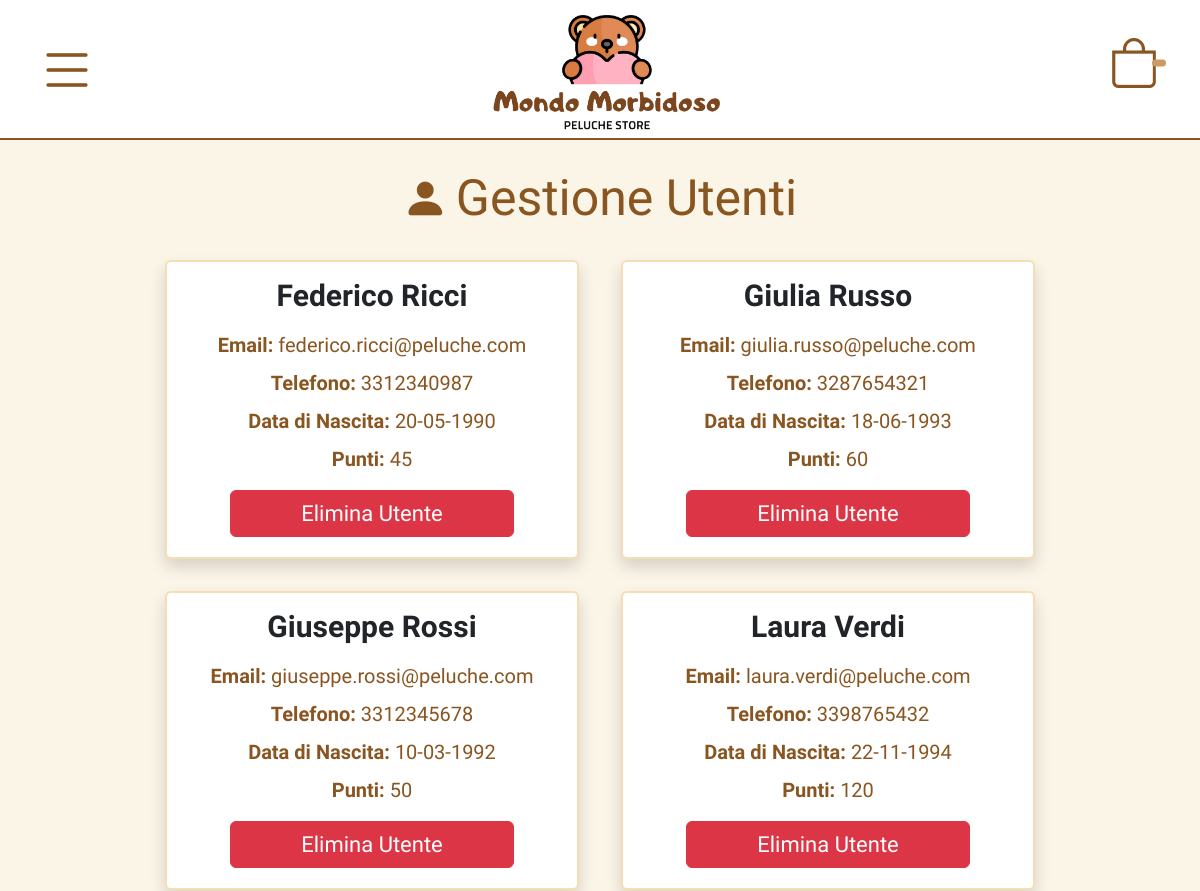
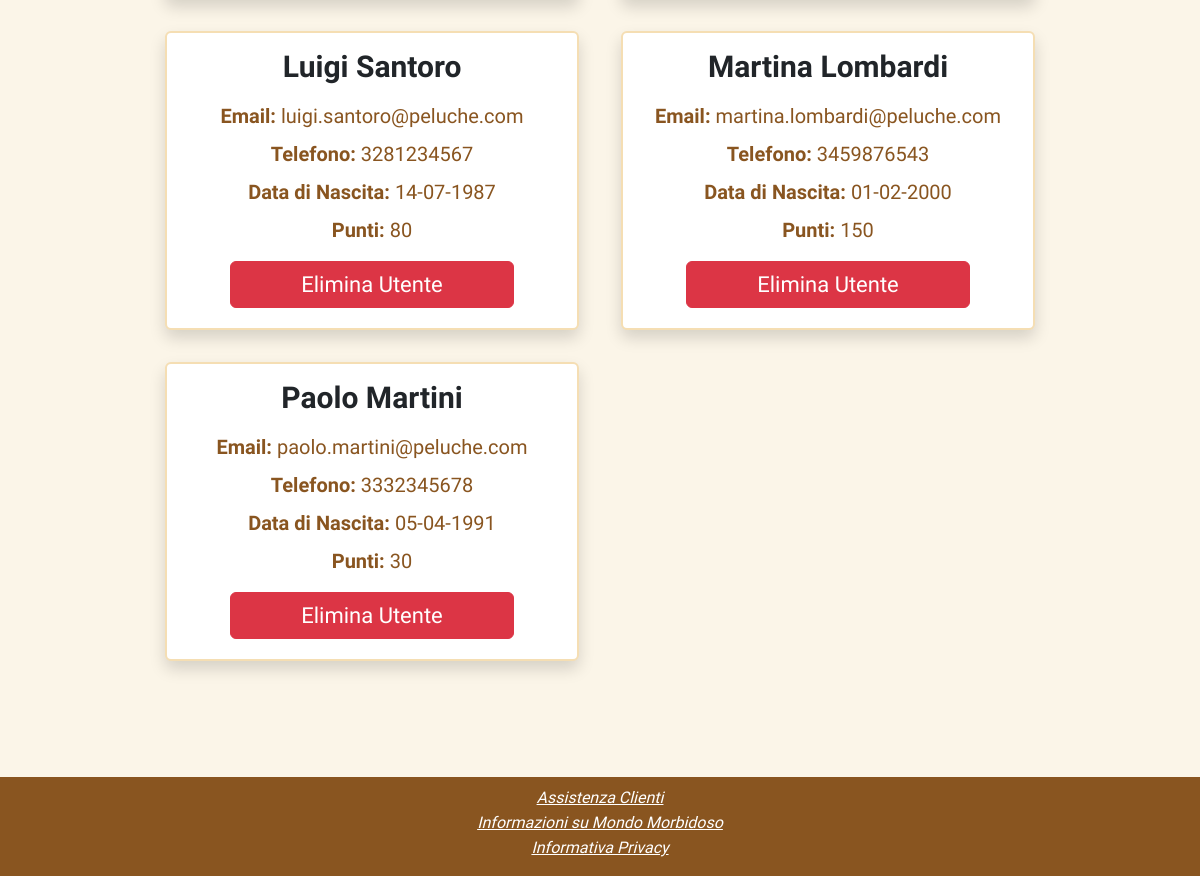
The page /php/gestioneAccount.php on the database its author committed (2 pictures, top to bottom).
### tables this page shows
create table UTENTE (
     E_mail VARCHAR(100) not null,
     Nome VARCHAR(50) not null,
     Cognome VARCHAR(50) not null,
     Numero_telefono VARCHAR(15),
     Data_di_nascita DATE default null,
     Password VARCHAR(255) not null,
     Punti INT not null default 0,
     Admin BOOLEAN not null default false,
     primary key (E_mail));

### php/gestioneAccount.php (called while the page is built, shortened)
<?php
require_once("bootstrap.php");
$utenti = $dbhost->getAllUtentiNonAdmin();
require("../template/base.php");
?>

### db/database.php (called while the page is built, shortened)
<?php
class DatabaseHelper {
    private $db;
    public function __construct($servername, $username, $password, $dbname, $port) {
        $this->db = new mysqli($servername, $username, $password, $dbname, $port);
    }
    public function getAllUtentiNonAdmin() {
        $query = "SELECT * FROM utente WHERE Admin = 0";
        $stmt = $this->db->prepare($query);
        $stmt->execute();
        $result = $stmt->get_result();
        return $result->fetch_all(MYSQLI_ASSOC);
    }
}
?>

### php/bootstrap.php (called while the page is built, shortened)
<?php
require_once("../utilities/functions.php");
require_once("../db/database.php");
$dbhost = new DatabaseHelper("localhost", "root", "", "morbidoso", 3306);
?>

### utilities/functions.php (called while the page is built, shortened)
<?php
function getFormattedDate($data) {
    return DateTime::createFromFormat('Y-m-d', $data)->format('d-m-Y');
}
?>

### template/gestioneAccountC.php (the view)
<div class="container mt-4 ps-4 pe-4 cont-accounts">
    <div class="d-flex align-items-center justify-content-center">
        <span class="bi bi-person-fill me-2" aria-hidden="true"></span>
        <h1 class="title mb-0">Gestione Utenti</h1>
    </div>
    <div class="container pt-1 mt-4">
        <div class="row">
            <?php foreach ($utenti as $utente): ?>
                <div class="col-12 col-md-6 mb-4 pb-2">
                    <div class="card shadow card-border">
                        <div class="card-body">
                            <h2 class="card-title fw-bold text mb-3">
                                <?php echo htmlspecialchars($utente['Nome'] . ' ' . $utente['Cognome']); ?>
                            </h2>
                            <p class="text mb-2"><strong>Email:</strong> <?php echo htmlspecialchars($utente['E_mail']); ?></p>
                            <p class="text mb-2"><strong>Telefono:</strong> <?php echo $utente["Numero_telefono"]  != null ? $utente['Numero_telefono'] : 'Non Disponibile' ?></p>
                            <p class="text mb-2"><strong>Data di Nascita:</strong> <?php echo $utente['Data_di_nascita'] != '0000-00-00' ? getFormattedDate($utente["Data_di_nascita"]) : 'Non Disponibile' ?></p>
                            <p class="text mb-2"><strong>Punti:</strong> <?php echo htmlspecialchars($utente['Punti']); ?></p>
                            <div class="text-center mt-3 mb-1">
                                <a href="gestioneAccount.php?email=<?php echo urlencode($utente['E_mail']); ?>" class="btn btn-danger btn-delete text w-75">
                                    Elimina Utente
                                </a>
                            </div>
                        </div>
                    </div>
                </div>
            <?php endforeach; ?>
        </div>
    </div>
</div>

### css/style.css (style rules this page uses)
html, body { height: 100%; margin: 0; }
body { background-color: rgb(245, 222, 179, 0.3); display: flex; flex-direction: column; }
.text { font-family: 'Quicksand', sans-serif; font-size: 16px; text-align: center; }
.title { font-family: 'Chewy', sans-serif; text-align: center; color: rgb(137, 85, 32); font-size: 35px; }
.card-border { border: 2px solid rgb(245, 222, 179); }
main p { color: rgb(137, 85, 32) }
.btn-delete { font-size: 18px; }
.bi-person-fill { font-size: 32px; color: rgb(137, 85, 32); }
.cont-accounts h2 { font-size: 25px; }
@media screen and (min-width: 768px) { .title { font-size: 50px; } }
@media screen and (min-width: 768px) { .text { font-size: 20px; } }
@media screen and (min-width: 768px) { .btn-delete { font-size: 22px; } }
@media screen and (min-width: 768px) { .bi-person-fill { font-size: 45px; } }
@media screen and (min-width: 768px) { .cont-accounts h2 { font-size: 30px; } }
@media screen and (min-width: 768px) { .cont-accounts { width: 80%; } }
@media screen and (min-width: 768px) { .cont-accounts .card { margin-right: 2%; margin-left: 2%; } }

### rows shown on the page
utente: Nome+Cognome "Federico Ricci", E_mail "federico.ricci@peluche.com", Numero_telefono "3312340987", Data_di_nascita "20-05-1990", Punti "45"
utente: Nome+Cognome "Giulia Russo", E_mail "giulia.russo@peluche.com", Numero_telefono "3287654321", Data_di_nascita "18-06-1993", Punti "60"
utente: Nome+Cognome "Giuseppe Rossi", E_mail "giuseppe.rossi@peluche.com", Numero_telefono "3312345678", Data_di_nascita "10-03-1992", Punti "50"
utente: Nome+Cognome "Laura Verdi", E_mail "laura.verdi@peluche.com", Numero_telefono "3398765432", Data_di_nascita "22-11-1994", Punti "120"
utente: Nome+Cognome "Luigi Santoro", E_mail "luigi.santoro@peluche.com", Numero_telefono "3281234567", Data_di_nascita "14-07-1987", Punti "80"
utente: Nome+Cognome "Martina Lombardi", E_mail "martina.lombardi@peluche.com", Numero_telefono "3459876543", Data_di_nascita "01-02-2000", Punti "150"
utente: Nome+Cognome "Paolo Martini", E_mail "paolo.martini@peluche.com", Numero_telefono "3332345678", Data_di_nascita "05-04-1991", Punti "30"
